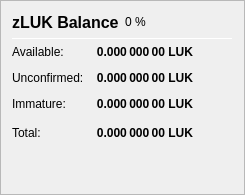
                   <widget class="QFrame" name="frame_ZerocoinBalances">
                    <property name="frameShape">
                     <enum>QFrame::StyledPanel</enum>
                    </property>
                    <property name="frameShadow">
                     <enum>QFrame::Raised</enum>
                    </property>
                    <layout class="QVBoxLayout" name="verticalLayout_7">
                     <item>
                      <layout class="QHBoxLayout" name="horizontalLayout_8" stretch="0,0,0">
                       <item>
                        <widget class="QLabel" name="label_5z_3">
                         <property name="minimumSize">
                          <size>
                           <width>0</width>
                           <height>20</height>
                          </size>
                         </property>
                         <property name="font">
                          <font>
                           <pointsize>12</pointsize>
                           <weight>75</weight>
                           <bold>true</bold>
                          </font>
                         </property>
                         <property name="text">
                          <string>zLUK Balance</string>
                         </property>
                        </widget>
                       </item>
                       <item>
                        <widget class="QLabel" name="labelzLUKPercent">
                         <property name="text">
                          <string notr="true">0 %</string>
                         </property>
                        </widget>
                       </item>
                       <item>
                        <spacer name="horizontalSpacer_11">
                         <property name="orientation">
                          <enum>Qt::Horizontal</enum>
                         </property>
                         <property name="sizeHint" stdset="0">
                          <size>
                           <width>40</width>
                           <height>20</height>
                          </size>
                         </property>
                        </spacer>
                       </item>
                      </layout>
                     </item>
                     <item>
                      <widget class="Line" name="line_ZerocoinBalance">
                       <property name="minimumSize">
                        <size>
                         <width>0</width>
                         <height>1</height>
                        </size>
                       </property>
                       <property name="maximumSize">
                        <size>
                         <width>16777215</width>
                         <height>1</height>
                        </size>
                       </property>
                       <property name="orientation">
                        <enum>Qt::Horizontal</enum>
                       </property>
                      </widget>
                     </item>
                     <item>
                      <layout class="QGridLayout" name="gridLayout_5">
                       <property name="spacing">
                        <number>12</number>
                       </property>
                       <item row="1" column="0">
                        <widget class="QLabel" name="labelzBalanceMatureText">
                         <property name="toolTip">
                          <string>Mature: more than 20 confirmation and more than 1 mint of the same denomination after it was minted.
These zLUK are spendable.</string>
                         </property>
                         <property name="text">
                          <string>Available:</string>
                         </property>
                        </widget>
                       </item>
                       <item row="1" column="1">
                        <widget class="QLabel" name="labelzBalanceMature">
                         <property name="font">
                          <font>
                           <weight>75</weight>
                           <bold>true</bold>
                          </font>
                         </property>
                         <property name="toolTip">
                          <string>Mature: more than 20 confirmation and more than 1 mint of the same denomination after it was minted.
These zLUK are spendable.</string>
                         </property>
                         <property name="text">
                          <string notr="true">0.000 000 00 LUK</string>
                         </property>
                         <property name="alignment">
                          <set>Qt::AlignRight|Qt::AlignTrailing|Qt::AlignVCenter</set>
                         </property>
                        </widget>
                       </item>
                       <item row="2" column="0">
                        <widget class="QLabel" name="labelzBalanceUnconfirmedText">
                         <property name="toolTip">
                          <string>Unconfirmed: less than 20 confirmations
Immature: confirmed, but less than 1 mint of the same denomination after it was minted</string>
                         </property>
                         <property name="text">
                          <string>Unconfirmed:</string>
                         </property>
                        </widget>
                       </item>
                       <item row="2" column="1">
                        <widget class="QLabel" name="labelzBalanceUnconfirmed">
                         <property name="font">
                          <font>
                           <weight>75</weight>
                           <bold>true</bold>
                          </font>
                         </property>
                         <property name="toolTip">
                          <string>Unconfirmed: less than 20 confirmations
Immature: confirmed, but less than 1 mint of the same denomination after it was minted</string>
                         </property>
                         <property name="text">
                          <string notr="true">0.000 000 00 LUK</string>
                         </property>
                         <property name="alignment">
                          <set>Qt::AlignRight|Qt::AlignTrailing|Qt::AlignVCenter</set>
                         </property>
                        </widget>
                       </item>
                       <item row="3" column="0">
                        <widget class="QLabel" name="labelzBalanceImmatureText">
                         <property name="toolTip">
                          <string>Unconfirmed: less than 20 confirmations
Immature: confirmed, but less than 1 mint of the same denomination after it was minted</string>
                         </property>
                         <property name="text">
                          <string>Immature:</string>
                         </property>
                        </widget>
                       </item>
                       <item row="3" column="1">
                        <widget class="QLabel" name="labelzBalanceImmature">
                         <property name="font">
                          <font>
                           <weight>75</weight>
                           <bold>true</bold>
                          </font>
                         </property>
                         <property name="toolTip">
                          <string>Unconfirmed: less than 20 confirmations
Immature: confirmed, but less than 1 mint of the same denomination after it was minted</string>
                         </property>
                         <property name="text">
                          <string notr="true">0.000 000 00 LUK</string>
                         </property>
                         <property name="alignment">
                          <set>Qt::AlignRight|Qt::AlignTrailing|Qt::AlignVCenter</set>
                         </property>
                        </widget>
                       </item>
                       <item row="4" column="0">
                        <widget class="QLabel" name="labelzBalanceText">
                         <property name="toolTip">
                          <string>Your current zLUK balance, unconfirmed and immature zLUK included.</string>
                         </property>
                         <property name="text">
                          <string>Total:</string>
                         </property>
                        </widget>
                       </item>
                       <item row="4" column="1">
                        <widget class="QLabel" name="labelzBalance">
                         <property name="font">
                          <font>
                           <weight>75</weight>
                           <bold>true</bold>
                          </font>
                         </property>
                         <property name="cursor">
                          <cursorShape>IBeamCursor</cursorShape>
                         </property>
                         <property name="toolTip">
                          <string>Your current zLUK balance, unconfirmed and immature zLUK included.</string>
                         </property>
                         <property name="text">
                          <string notr="true">0.000 000 00 LUK</string>
                         </property>
                         <property name="alignment">
                          <set>Qt::AlignRight|Qt::AlignTrailing|Qt::AlignVCenter</set>
                         </property>
                         <property name="textInteractionFlags">
                          <set>Qt::LinksAccessibleByMouse|Qt::TextSelectableByKeyboard|Qt::TextSelectableByMouse</set>
                         </property>
                        </widget>
                       </item>
                       <item row="4" column="2">
                        <spacer name="horizontalSpacer_4">
                         <property name="orientation">
                          <enum>Qt::Horizontal</enum>
                         </property>
                         <property name="sizeHint" stdset="0">
                          <size>
                           <width>40</width>
                           <height>20</height>
                          </size>
                         </property>
                        </spacer>
                       </item>
                      </layout>
                     </item>
                     <item>
                      <spacer name="verticalSpacer_4">
                       <property name="orientation">
                        <enum>Qt::Vertical</enum>
                       </property>
                       <property name="sizeHint" stdset="0">
                        <size>
                         <width>20</width>
                         <height>40</height>
                        </size>
                       </property>
                      </spacer>
                     </item>
                    </layout>
                   </widget>
